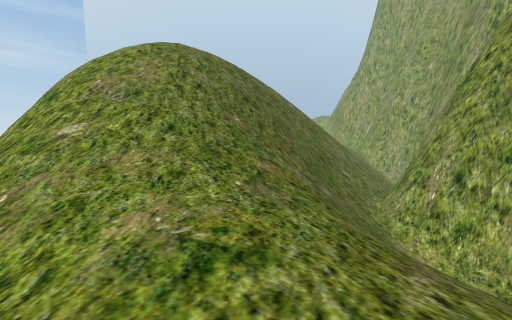
View 1 (above)

18 first-person views from a walk through a 3-D level made in the Unity game engine. The camera is 1.5 m above the floor, tilts 6° down and sees 90° across. The floor is counted in squares, 2 m on a side. Each view is taken from the middle of a square. On the plan, view 1 faces up. The plan holds only what a view shows up to about 9 squares ahead; the rest is blank. The place goes on beyond the plan. The player character is not drawn.

View 2
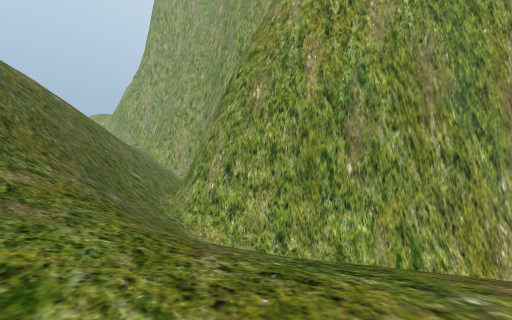

View 3
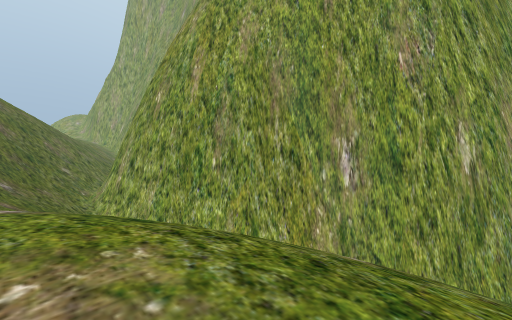

View 4
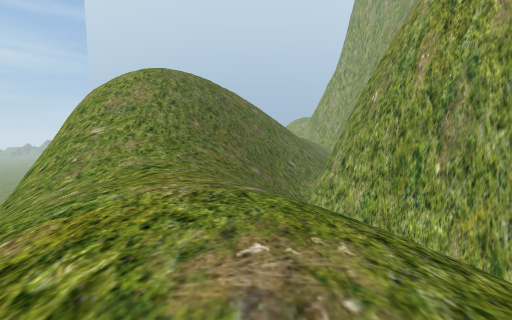

View 5
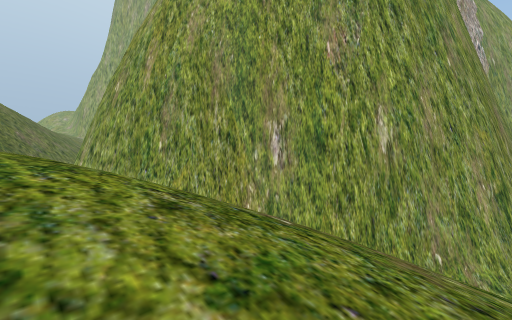

View 6
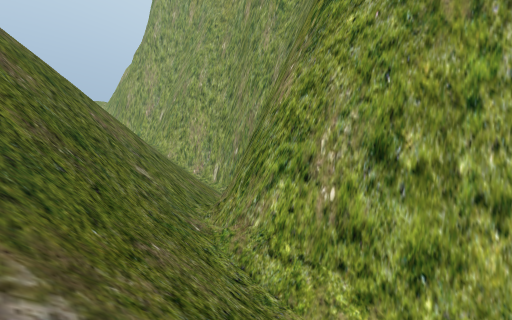

View 7
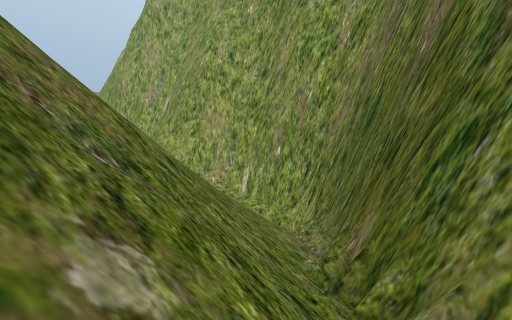

View 8
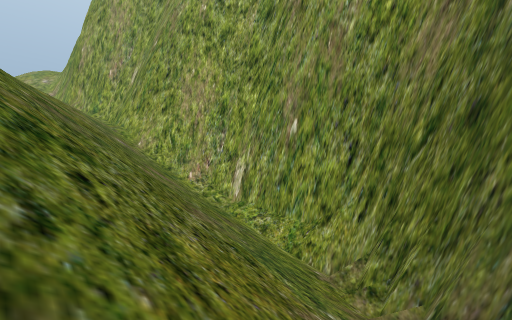

View 9
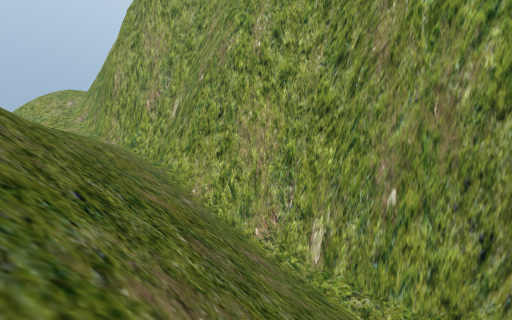

View 10
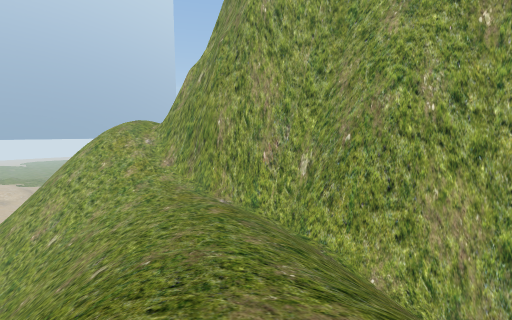

View 11
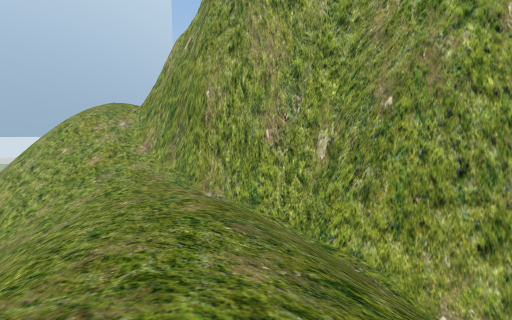

View 12
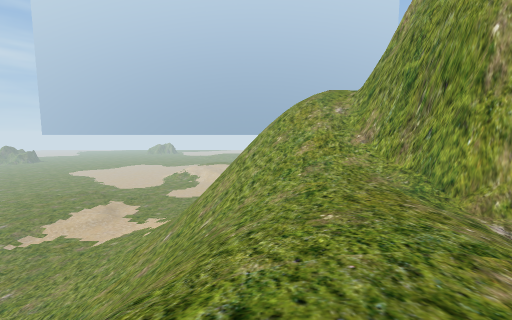

View 13
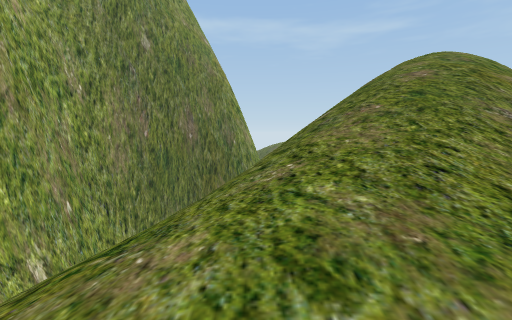

View 14
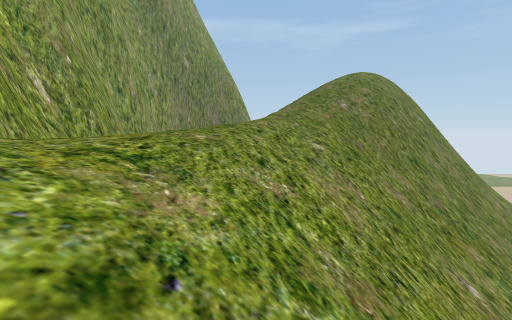

View 15
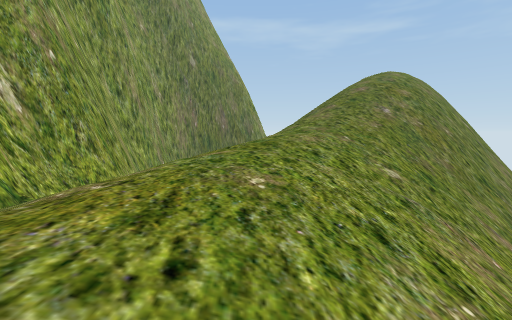

View 16
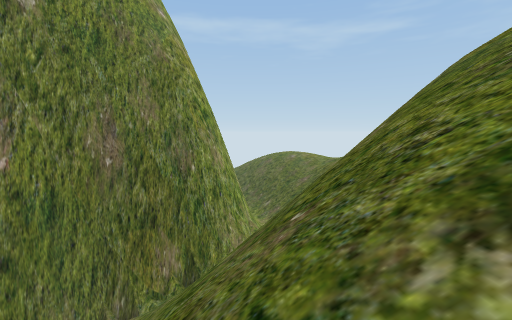

View 17
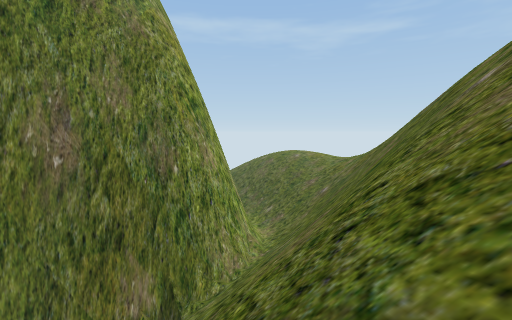

View 18
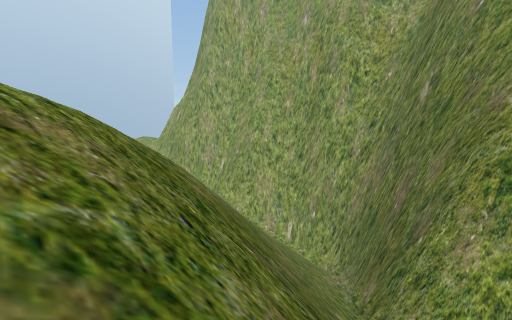

### Floor plan
Key: @ floor where view 1 was taken; # wall or solid block; . main floor; : floor 0.75 m higher than the main floor; - floor 0.75 m lower than the main floor; + floor 1.5 m higher than the main floor; _ floor 6.5 m lower than the main floor; / step, stairs or slope; = window, fence, low wall or low ledge; v drop or lower ground.
Columns run from 5 left of view 1 to 13 right of it. Each row starts with its distance up from view 1.
 35         ///////#
 34       /////////#
 33       /////////#
 32        //////..#
 31         /////..#
 30       //////...#
 29      ///////../##
 28     ////////..//#
 27    ////////...//#
 26   /////////:.///#
 25   ////////::.///#
 24     #/////+:////#
 23     #=////+/////#
 22        /////////##
 21       ///////////#
 20      ////////////#
 19     /////////////#
 18     /////////////#
 17     ////////////##
 16       //////////##
 15       ///=/////##
 14     ///vv#////##
 13    ///vv##///##
 12    ///v #=//##
 11    ///v##//##
 10    //vv##//#
  9  ////v=#//##
  8 //////////##
  7 //////////##
  6 ///////// _#
  5 v///////  /#
  4 v///////   ##
  3 v=//..//    #
  2  ///..//    ##
  1   //.../     #
  0    //@.//    ##
 -1     /.../     ##
 -2      /..//    /#
 -3      //../     ##
 -4        ..//     ##
 -5         -//      ##
 -6         ///       #

Where each view was taken, in squares from view 1:
view 1: 0 up, 0 right, facing up
view 2: 0 up, 0 right, facing up-right
view 3: 4 down, 2 right, facing up-right
view 4: 4 down, 2 right, facing up
view 5: 6 down, 3 right, facing up-right
view 6: 6 up, 2 right, facing up-right
view 7: 11 up, 4 right, facing up-right
view 8: 14 up, 7 right, facing up-right
view 9: 16 up, 6 right, facing up-right
view 10: 21 up, 3 right, facing up-right
view 11: 23 up, 5 right, facing up-right
view 12: 26 up, 6 right, facing up
view 13: 26 up, 6 right, facing down
view 14: 34 up, 6 right, facing down
view 15: 32 up, 7 right, facing down
view 16: 20 up, 5 right, facing down
view 17: 18 up, 5 right, facing down
view 18: 9 up, 2 left, facing up-right
